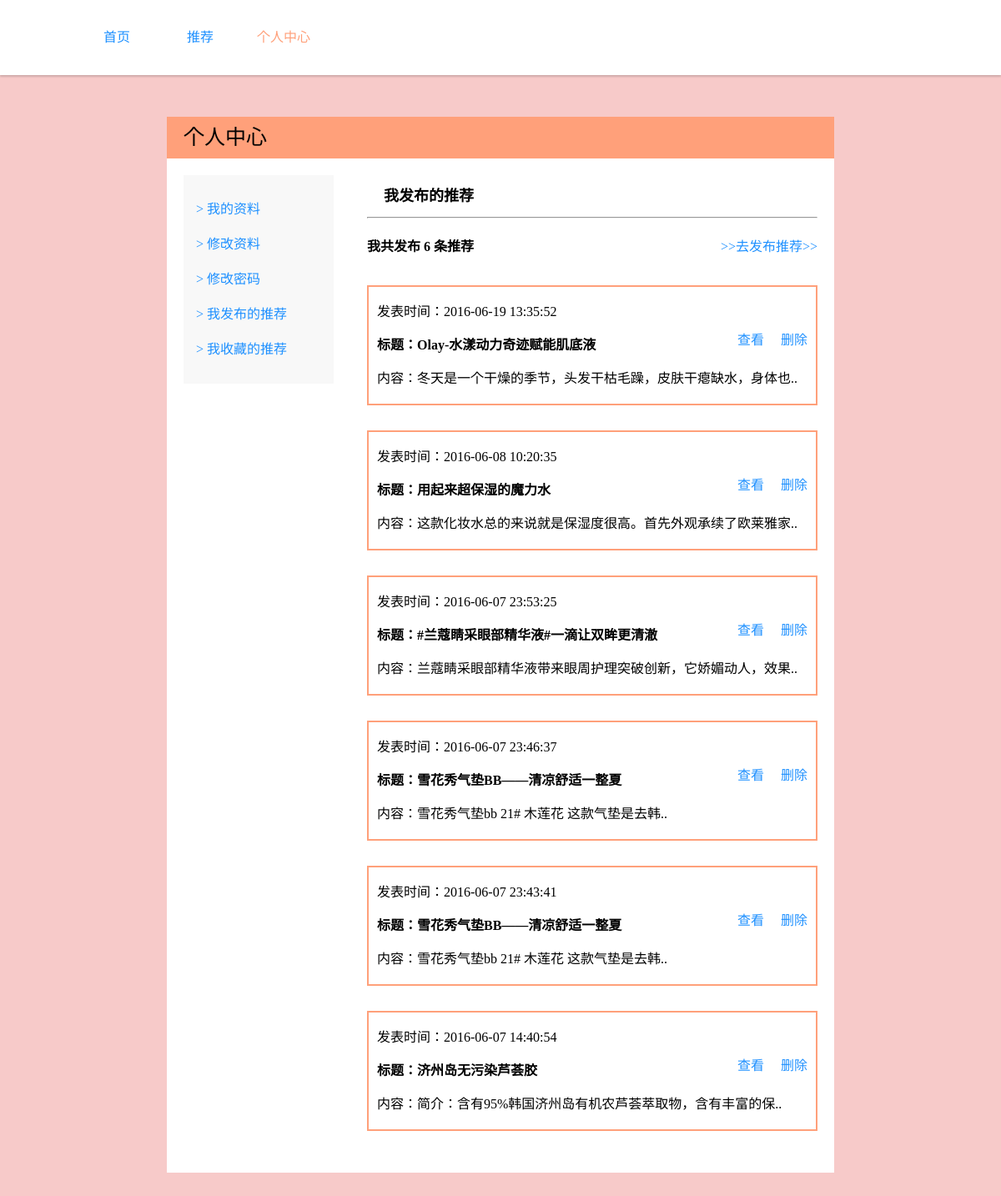
Page /makeup/user_publication.php (signed in) on the committed database.
### tables this page shows
CREATE TABLE IF NOT EXISTS `post` (
  `PID` int(20) NOT NULL AUTO_INCREMENT,
  `UID` varchar(20) NOT NULL,
  `MID` int(4) NOT NULL,
  `TITLE` varchar(30) NOT NULL,
  `CONTENT` varchar(10000) NOT NULL,
  `TITLE_PAGE` varchar(1000) NOT NULL,
  `PTIME` datetime NOT NULL,
  PRIMARY KEY (`PID`),
  KEY `UID` (`UID`),
  KEY `MID` (`MID`),
  KEY `MID_2` (`MID`)
);

### makeup/user_publication.php (the view, shortened to what this page needs)
<?php include 'conn.php'; ?>
<?php
$uid = $_SESSION['username'];
?>
<?php
$sql_num = "SELECT COUNT(*) FROM POST WHERE UID='$uid'";
$result_num = mysql_query($sql_num,$conn) or die(mysql_error());
while ($row_num = mysql_fetch_array($result_num)) {
	$postnum = $row_num['COUNT(*)'];
}
?>
<!DOCTYPE html PUBLIC "-//W3C//DTD XHTML 1.0 Transitional//EN" "http://www.w3.org/TR/xhtml1/DTD/xhtml1-transitional.dtd">
<html xmlns="http://www.w3.org/1999/xhtml">
<html>
<head>
	<link rel="stylesheet" type="text/css" href="css/user_post.css">
	<link rel="stylesheet" type="text/css" href="css/header.css">
</head>
<body>
	<div class="back-area">
		<div class="header-nav">
			<ul class="nav_ul">
				<li><a href="index.php">首页</a></li>
				<li><a href="post.php">推荐</a></li>
				<li><a href="user.php" class="nav_on">个人中心</a></li>
			</ul>
		</div>
		<div class="area">
			<div class="area-head"><span>个人中心</span></div>
			<div class="area-left">
				<div class="allMenu">
					<ul>
						<li>
							<a href="user.php">> 我的资料</a>
						</li>
						<li>
							<a href="user_edit.php">> 修改资料</a>
						</li>
						<li>
							<a href="user_newpwd.php">> 修改密码</a>
						</li>
						<li>
							<a href="">> 我发布的推荐</a>
						</li>
						<li>
							<a href="user_collection.php">> 我收藏的推荐</a>
						</li>
					</ul>
				</div>
			</div>
			<div class="area-right">
				<div class="rightHead">
					<span>我发布的推荐</span><hr/>
				</div>
				<div class="rightCon">
					<div class="rightConR">
						<h4 style="float: left;">我共发布 <?=$postnum?> 条推荐</h4>
						<a href="post_edit.php" target="_blank" style="float: right;">>>去发布推荐>></a>
					</div>
					<div class="rightConD">
					<?php
					$sql_pub = "SELECT * FROM POST WHERE UID='$uid' ORDER BY PTIME DESC";
					$result_pub = mysql_query($sql_pub,$conn) or die(mysql_error());
					while ($row_pub = mysql_fetch_array($result_pub)) {
						echo '<div class="postCon"><div class="posttit">';
						echo '发表时间：'.$row_pub['PTIME'].'</div>';
						echo '<a style="float:right;" href="delete.php?id='.$row_pub['PID'].'">删除</a>';
						echo '<a target="_blank" style="float:right; margin-right:20px;" href="article.php?'.$row_pub['PID'].'">查看</a>';
						echo '<div class="postc"><h4>标题：'.$row_pub['TITLE'].'</h4>';
						echo '<p>内容：'.mb_substr(strip_tags($row_pub['CONTENT']),0,28,'utf-8').'..</p>';
						echo "</div></div>";
					}
					?>
					</div>
				</div>
			</div>
		</div>
	</div>
</body>
</html>

### makeup/css/user_post.css (style rules this page uses)
* { padding: 0; margin: 0; }
body { font-family:"微软雅黑","microsoft yahei"; background-color: #F7CAC9; font-size: 16px; }
div { display: block; }
.area { overflow: hidden; width: 800px; margin: 140px auto; background-color: #fff; }
.area-head { font-size: 25px; background-color: #FFA07A; }
.area-head span, .rightHead span { padding: 20px; line-height: 50px; }
.area-left { float: left; width: 180px; margin: 20px; background-color: #f8f8f8; }
.allMenu { padding: 20px 5px; }
.allMenu li { line-height: 22px; padding: 10px; }
.area-right { width: 540px; float: right; margin: 20px; }
.rightHead { font-size: 18px; font-weight: bold; }
.rightCon { margin-top: 20px; }
.rightConR { padding-bottom: 30px; }
.rightConD { clear: both; margin: 30px auto; }
.postCon { margin-bottom: 30px; border: 2px solid #FFA07A; padding: 10px; }
.posttit { line-height: 40px; }
.postc { height: 80px; line-height: 40px; }
ul, li { list-style: none; }

### makeup/css/header.css (style rules this page uses)
.back-area { position: relative; overflow: hidden; margin: 0 auto; }
.header-nav { position: fixed; top: 0; left: 0; width: 100%; height: 90px; background-color: #fff; box-shadow: 0 2px 2px rgba(0,0,0,0.16); z-index: 1000; }
.nav_ul { position: relative; margin-left: 90px; line-height: 90px; width: 400px; height: 90px; }
.header-nav ul li { float: left; width: 100px; text-align: center; list-style: none; }
.header-nav ul li a { display: block; width: 100px; height: 90px; line-height: 90px; }
.nav_on { color: #FFA07A !important; }

### rows in the picture
post: PTIME "2016-06-19 13:35:52", TITLE "Olay-水漾动力奇迹赋能肌底液", CONTENT "冬天是一个干燥的季节，头发干枯毛躁，皮肤干瘪缺水，身体也"
post: PTIME "2016-06-08 10:20:35", TITLE "用起来超保湿的魔力水", CONTENT "这款化妆水总的来说就是保湿度很高。首先外观承续了欧莱雅家"
post: PTIME "2016-06-07 23:53:25", TITLE "#兰蔻睛采眼部精华液#一滴让双眸更清澈", CONTENT "兰蔻睛采眼部精华液带来眼周护理突破创新，它娇媚动人，效果"
post: PTIME "2016-06-07 23:46:37", TITLE "雪花秀气垫BB——清凉舒适一整夏", CONTENT "雪花秀气垫bb 21# 木莲花 这款气垫是去韩"
post: PTIME "2016-06-07 23:43:41", TITLE "雪花秀气垫BB——清凉舒适一整夏", CONTENT "雪花秀气垫bb 21# 木莲花 这款气垫是去韩"
post: PTIME "2016-06-07 14:40:54", TITLE "济州岛无污染芦荟胶", CONTENT "简介：含有95%韩国济州岛有机农芦荟萃取物，含有丰富的保"

### other values in the picture
$postnum "6"
